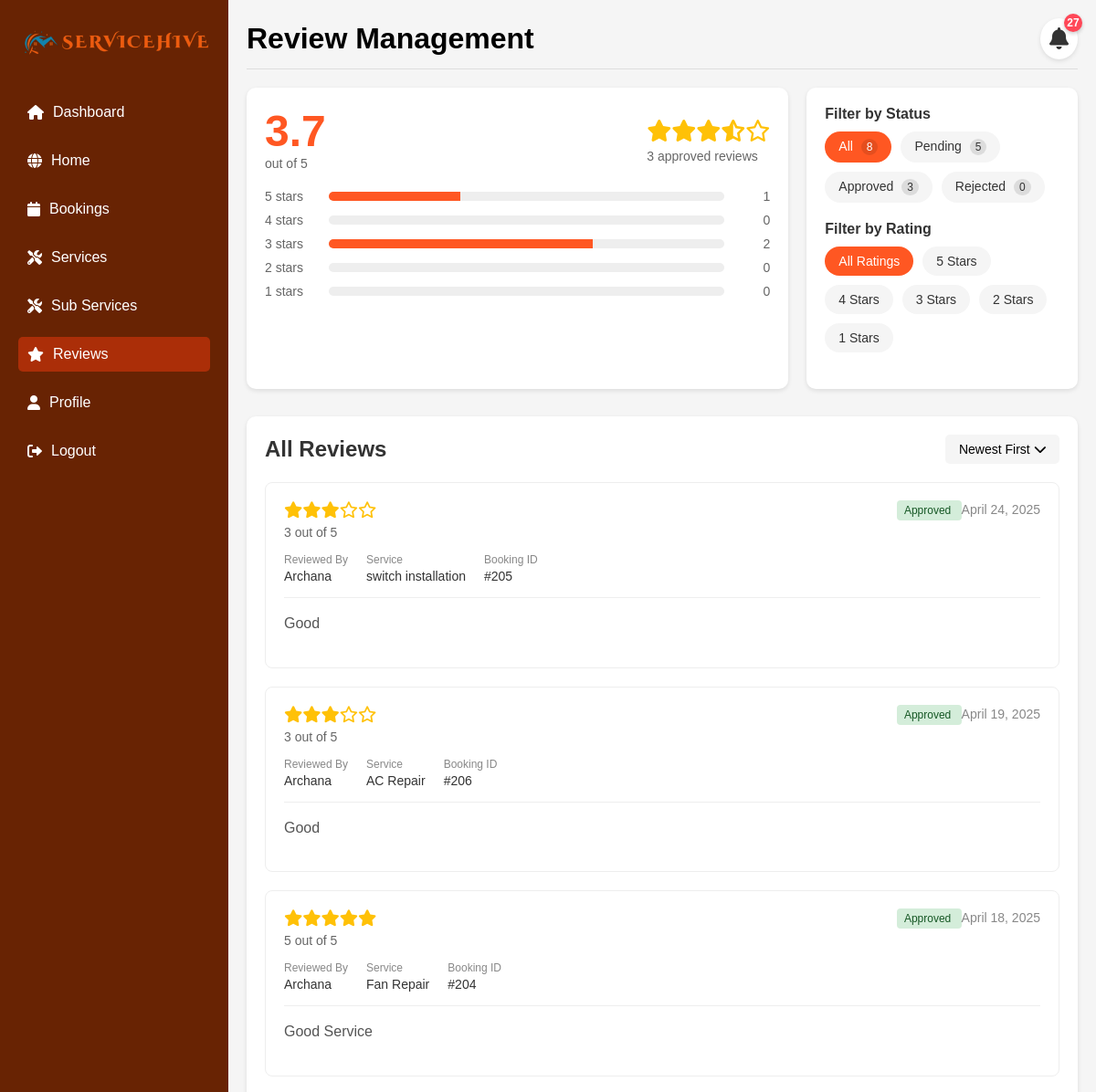
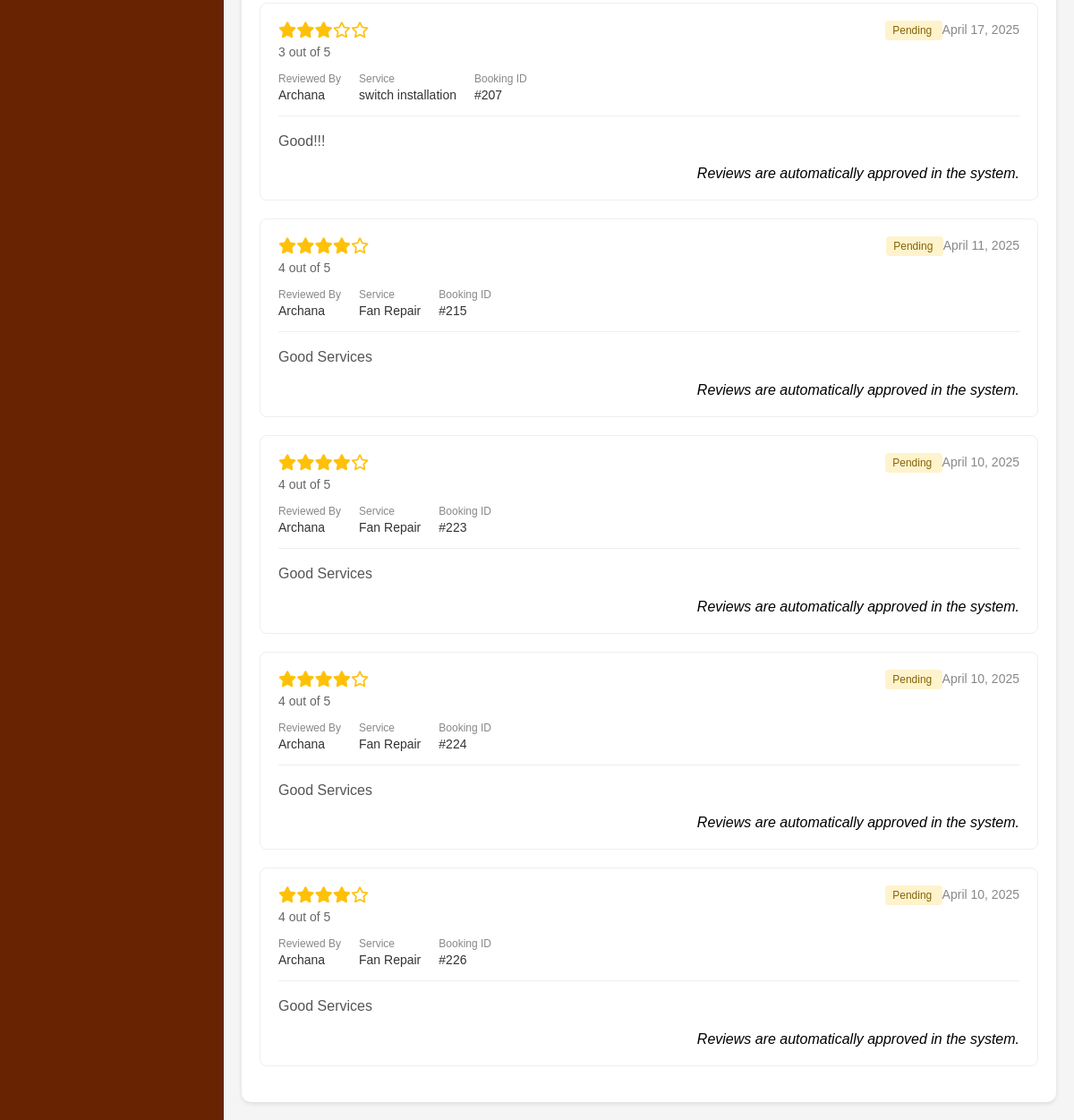
/provider-review.php (signed in), run on the app's committed database (2 pictures, top to bottom).
### tables this page shows
CREATE TABLE `reviews` (
  `id` int(11) NOT NULL,
  `booking_id` int(11) NOT NULL,
  `user_id` int(11) NOT NULL,
  `provider_id` int(11) NOT NULL,
  `service_id` int(11) NOT NULL,
  `rating` int(11) NOT NULL CHECK (`rating` >= 1 and `rating` <= 5),
  `review_text` text DEFAULT NULL,
  `status` enum('pending','approved','rejected') DEFAULT 'pending',
  `created_at` timestamp NOT NULL DEFAULT current_timestamp(),
  `updated_at` timestamp NOT NULL DEFAULT current_timestamp() ON UPDATE current_timestamp()
);

CREATE TABLE `bookings` (
  `booking_id` int(11) NOT NULL,
  `user_id` int(11) NOT NULL,
  `address_id` int(11) DEFAULT NULL,
  `provider_id` int(11) NOT NULL,
  `service_id` int(11) NOT NULL,
  `category_id` int(11) DEFAULT NULL,
  `booking_date` date NOT NULL,
  `time_slot` time NOT NULL,
  `booking_time` time NOT NULL,
  `status` enum('pending','accepted','rejected','completed','cancelled') DEFAULT 'pending',
  `priority` enum('yes','no') DEFAULT 'no',
  `total_amount` decimal(10,2) NOT NULL,
  `refund_amount` decimal(10,2) DEFAULT NULL,
  `payment_status` enum('pending','paid','refunded') DEFAULT 'pending',
  `notes` text DEFAULT NULL,
  `created_at` timestamp NOT NULL DEFAULT current_timestamp(),
  `updated_at` timestamp NOT NULL DEFAULT current_timestamp() ON UPDATE current_timestamp(),
  `booking_reference` varchar(50) DEFAULT NULL,
  `address` text NOT NULL,
  `subtotal` decimal(10,2) NOT NULL,
  `convenience_fee` decimal(10,2) NOT NULL,
  `payment_method` varchar(50) DEFAULT NULL,
  `total_price` decimal(10,2) DEFAULT 0.00,
  `payment_id` varchar(100) DEFAULT NULL
);

CREATE TABLE `users` (
  `id` int(11) NOT NULL,
  `username` varchar(50) NOT NULL,
  `email` varchar(100) NOT NULL,
  `mobile` varchar(15) NOT NULL,
  `password` varchar(255) NOT NULL,
  `role` enum('admin','user','service_provider') DEFAULT 'user',
  `status` enum('pending','approved','rejected') DEFAULT 'pending',
  `email_verified` tinyint(1) DEFAULT 0,
  `verification_token` varchar(255) DEFAULT NULL,
  `token_expiry` timestamp NULL DEFAULT NULL,
  `address` text DEFAULT NULL,
  `city` varchar(100) DEFAULT NULL,
  `state` varchar(2) DEFAULT NULL,
  `is_active` tinyint(1) DEFAULT 1,
  `created_at` timestamp NOT NULL DEFAULT current_timestamp(),
  `updated_at` timestamp NOT NULL DEFAULT current_timestamp() ON UPDATE current_timestamp()
);

CREATE TABLE `tbl_services` (
  `service_id` int(11) NOT NULL,
  `category_id` int(11) NOT NULL,
  `provider_id` int(11) NOT NULL,
  `service_name` varchar(255) NOT NULL,
  `price` decimal(10,2) NOT NULL,
  `description` text DEFAULT NULL,
  `pricing_type` enum('fixed','quantity','measurement') DEFAULT 'fixed',
  `add_to_cart_option` tinyint(1) DEFAULT 1,
  `is_active` tinyint(1) DEFAULT 1,
  `created_at` timestamp NOT NULL DEFAULT current_timestamp(),
  `updated_at` timestamp NOT NULL DEFAULT current_timestamp() ON UPDATE current_timestamp(),
  `image_path` varchar(255) DEFAULT NULL
);

### provider-review.php (the view, shortened to what the rows shown need)
<?php
require_once 'dbconnect.php';
$user_id = $_SESSION['user_id'];
$stmt = $conn->prepare("SELECT provider_id FROM service_providers WHERE user_id = ?");
$stmt->bind_param("i", $user_id);
$stmt->execute();
$result = $stmt->get_result();
$provider_data = $result->fetch_assoc();
$provider_id = $provider_data['provider_id'];
$status_filter = isset($_GET['status']) ? $_GET['status'] : 'all';
$sort_by = isset($_GET['sort']) ? $_GET['sort'] : 'newest';
$query = "SELECT r.*, u.username, b.booking_date, b.booking_time, s.service_name
          FROM reviews r
          JOIN bookings b ON r.booking_id = b.booking_id
          JOIN users u ON r.user_id = u.id
          JOIN tbl_services s ON b.service_id = s.service_id
          WHERE r.provider_id = ?";
$params = [$provider_id];
$types = "i";
switch ($sort_by) {
    case 'newest':
        $query .= " ORDER BY b.booking_date DESC, b.booking_time DESC";
        break;
}
$stmt = $conn->prepare($query);
$stmt->bind_param($types, ...$params);
$stmt->execute();
$reviews = $stmt->get_result()->fetch_all(MYSQLI_ASSOC);
?>
<!DOCTYPE html>
<html lang="en">
<head>
    <link rel="stylesheet" href="https://cdnjs.cloudflare.com/ajax/libs/font-awesome/6.0.0/css/all.min.css">
</head>
<body>
    <div class="dashboard-container">
        <div class="main-content">
            <div class="header">
                <h1>Review Management</h1>
            </div>
            <div class="reviews-list">
                <div class="reviews-header">
                    <h2><?php
                        echo $status_filter === 'all' ? 'All Reviews' :
                             ($status_filter === 'pending' ? 'Pending Reviews' :
                             ($status_filter === 'approved' ? 'Approved Reviews' :
                             'Rejected Reviews'));
                        ?>
                    </h2>
                </div>
                <?php if (empty($reviews)): ?>
                    <div class="empty-reviews">
                        <i class="far fa-comment-alt"></i>
                        <p>No reviews found matching your filters.</p>
                    </div>
                <?php else: ?>
                    <?php foreach ($reviews as $review): ?>
                        <div class="review-card">
                            <div class="review-header">
                                <div class="review-rating">
                                    <div class="stars">
                                        <?php
                                        for ($i = 1; $i <= 5; $i++) {
                                            if ($i <= $review['rating']) {
                                                echo '<i class="fas fa-star"></i>';
                                            } else {
                                                echo '<i class="far fa-star"></i>';
                                            }
                                        }
                                        ?>
                                    </div>
                                    <span class="rating-value"><?php echo $review['rating']; ?> out of 5</span>
                                </div>
                                <div>
                                    <span class="status-badge status-<?php echo $review['status']; ?>">
                                        <?php echo ucfirst($review['status']); ?>
                                    </span>
                                    <span class="review-date">
                                        <?php echo date('F j, Y', strtotime($review['booking_date'])); ?>
                                    </span>
                                </div>
                            </div>
                            <div class="review-info">
                                <div class="info-item">
                                    <span class="info-label">Reviewed By</span>
                                    <span class="info-value"><?php echo htmlspecialchars($review['username']); ?></span>
                                </div>
                                <div class="info-item">
                                    <span class="info-label">Service</span>
                                    <span class="info-value"><?php echo htmlspecialchars($review['service_name']); ?></span>
                                </div>
                                <div class="info-item">
                                    <span class="info-label">Booking ID</span>
                                    <span class="info-value">#<?php echo $review['booking_id']; ?></span>
                                </div>
                            </div>
                            <div class="review-body">
                                <?php if (empty(trim($review['review_text']))): ?>
                                    <em>No written feedback provided.</em>
                                <?php else: ?>
                                    <p><?php echo htmlspecialchars($review['review_text']); ?></p>
                                <?php endif; ?>
                            </div>
                            <?php if ($review['status'] == 'pending'): ?>
                            <div class="review-actions">
                                <p><em>Reviews are automatically approved in the system.</em></p>
                            </div>
                            <?php endif; ?>
                        </div>
                    <?php endforeach; ?>
                <?php endif; ?>
            </div>
        </div>
    </div>
</body>
</html>

### data on the page
reviews: rating "3", status "Approved", booking.booking_date "April 24, 2025", user.username "Archana", service.service_name "switch installation", booking "205", review_text "Good"
reviews: rating "3", status "Approved", booking.booking_date "April 19, 2025", user.username "Archana", service.service_name "AC Repair", booking "206", review_text "Good"
reviews: rating "5", status "Approved", booking.booking_date "April 18, 2025", user.username "Archana", service.service_name "Fan Repair", booking "204", review_text "Good Service"
reviews: rating "3", status "Pending", booking.booking_date "April 17, 2025", user.username "Archana", service.service_name "switch installation", booking "207", review_text "Good!!!", shows "Reviews are automatically approved in the system."
reviews: rating "4", status "Pending", booking.booking_date "April 11, 2025", user.username "Archana", service.service_name "Fan Repair", booking "215", review_text "Good Services", shows "Reviews are automatically approved in the system."
reviews: rating "4", status "Pending", booking.booking_date "April 10, 2025", user.username "Archana", service.service_name "Fan Repair", booking "223", review_text "Good Services", shows "Reviews are automatically approved in the system."
reviews: rating "4", status "Pending", booking.booking_date "April 10, 2025", user.username "Archana", service.service_name "Fan Repair", booking "224", review_text "Good Services", shows "Reviews are automatically approved in the system."
reviews: rating "4", status "Pending", booking.booking_date "April 10, 2025", user.username "Archana", service.service_name "Fan Repair", booking "226", review_text "Good Services", shows "Reviews are automatically approved in the system."

### other printed values
$notification_count "27"
$avg_rating "3.7"
$approved_count "3"
$count "1"
$count "0"
$count "2"
$total_count "8"
$pending_count "5"
$rejected_count "0"
